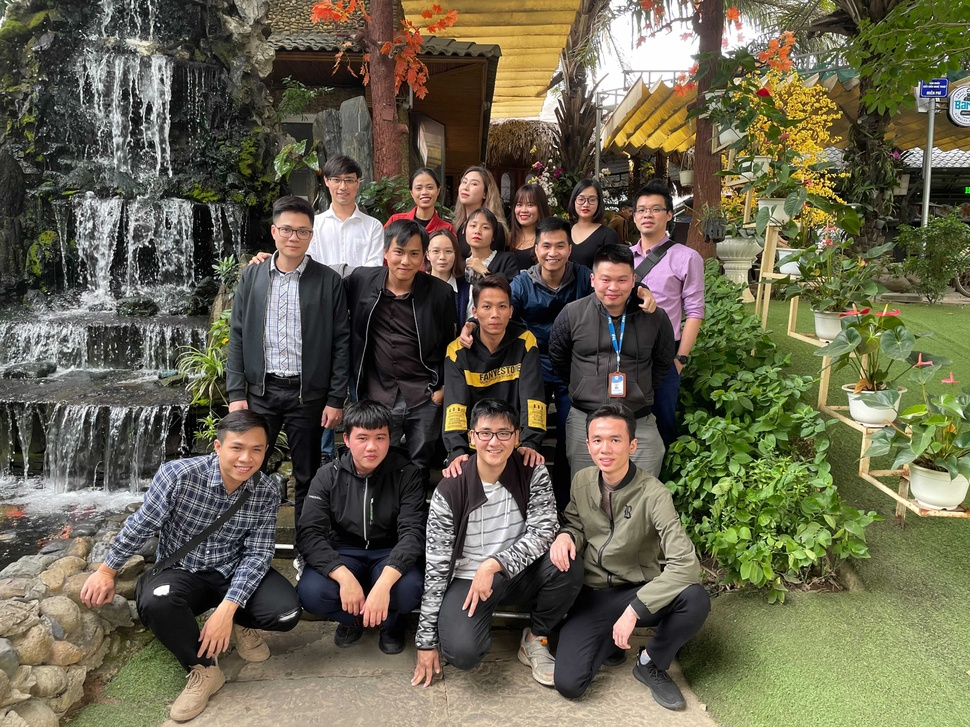
#> input picture ImageProcessing/Ex1/image1.jpg, 970 x 727 px, shrunk from 4032 x 3024 before the run, found by its file name
$ python main.py
#> lines starting #> are read from the running program, lines starting #| are printed output that depends on the picture; after the words box and inside, x2 and y2 are one past the last pixel; in counts of white or black regions, pixels touching at a corner belong together
import numpy as np
import cv2
import pprint

def main():
    imgPath = '/mnt/LearningAndWorking/Develop/Python/Learning/ImageProcessing/Ex1/image1.jpg'
    img = cv2.imread(imgPath, 1)
#> img is the input picture: shape (727, 970, 3); mean B, G, R 78.2, 98.8, 103.2
    hsv = cv2.cvtColor(img, cv2.COLOR_BGR2HSV)
#> hsv: shape (727, 970, 3); mean H, S, V 47.7, 78.8, 108.3

    # define range of blue color in HSV
    lower_blue = np.array([110,50,50])
    upper_blue = np.array([130,255,255])

    # Threshold the HSV image to get only blue colors
    mask = cv2.inRange(hsv, lower_blue, upper_blue)
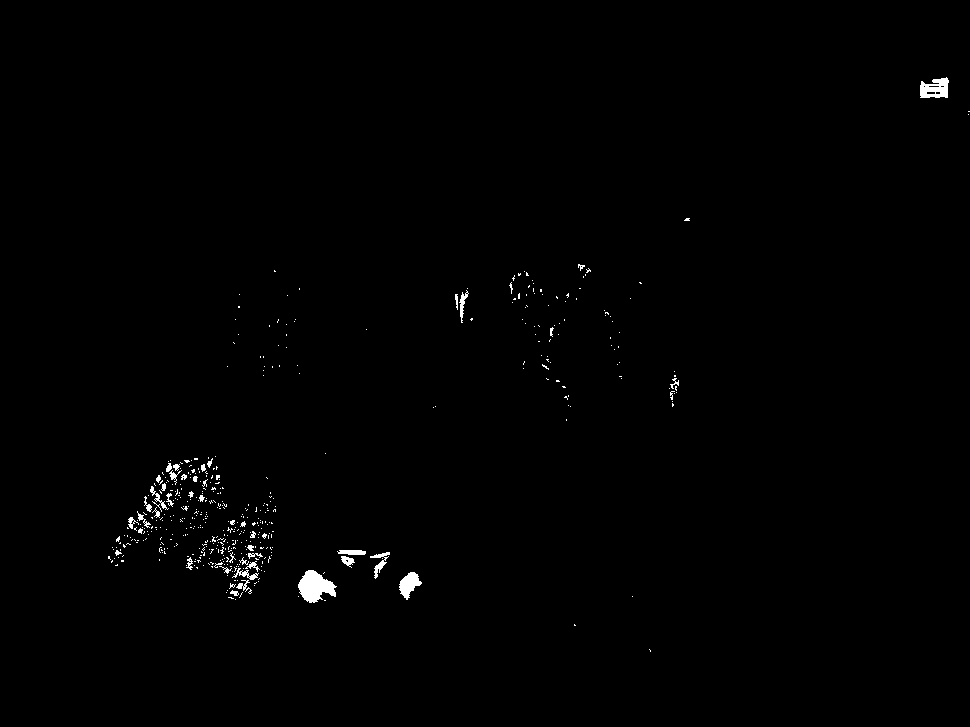
#> mask: shape (727, 970); 0.66% white; 486 white regions (444 under 20 px), largest, box (x1, y1, x2, y2) and area: (298, 570, 337, 603) 788, (920, 77, 949, 98) 433, (399, 572, 422, 600) 353

    # Bitwise-AND mask and original image
    res = cv2.bitwise_and(img,img, mask= mask)
    cv2.imshow('image', img)
    cv2.waitKey(0)
    cv2.destroyAllWindows()

    cv2.imshow('image', hsv)
    cv2.waitKey(0)
    cv2.destroyAllWindows()

    cv2.imshow('mask', mask)
    cv2.waitKey(0)
    cv2.destroyAllWindows()

    cv2.imshow('res', res)
    cv2.waitKey(0)
    cv2.destroyAllWindows()

if __name__ == '__main__':
	main()
